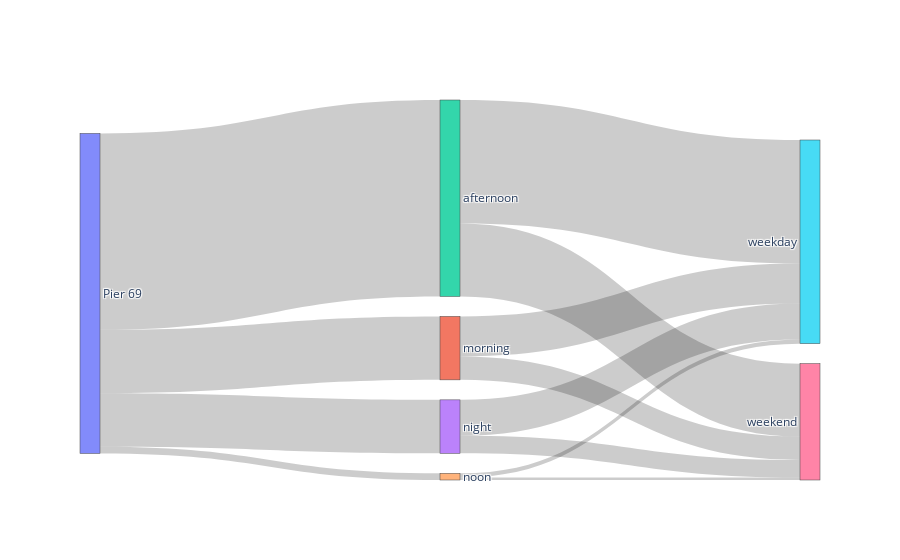

The notebook cell this image was saved under:
### Code cell
link = dict(source = source, target = target, value = value)
node = dict(label = label)
data = go.Sankey(link = link, node=node)

fig_teste2 = go.Figure(data)
init_notebook_mode(connected=True)
iplot(fig_teste2)

### Figure 1 — Plotly figure (JSON) as saved in the notebook; plotly's stock layout.template omitted (floating-point values rounded to 4 significant figures)
{"data": [{"link": {"source": [0, 0, 0, 0, 1, 1, 2, 2, 3, 3, 4, 4], "target": [1, 2, 3, 4, 5, 6, 5, 6, 5, 6, 5, 6], "value": [1636, 5066, 1379, 172, 1034, 602, 3185, 1881, 924, 455, 109, 63]}, "node": {"label": ["Pier 69", "morning", "afternoon", "night", "noon", "weekday", "weekend"]}, "type": "sankey"}], "layout": {}}
